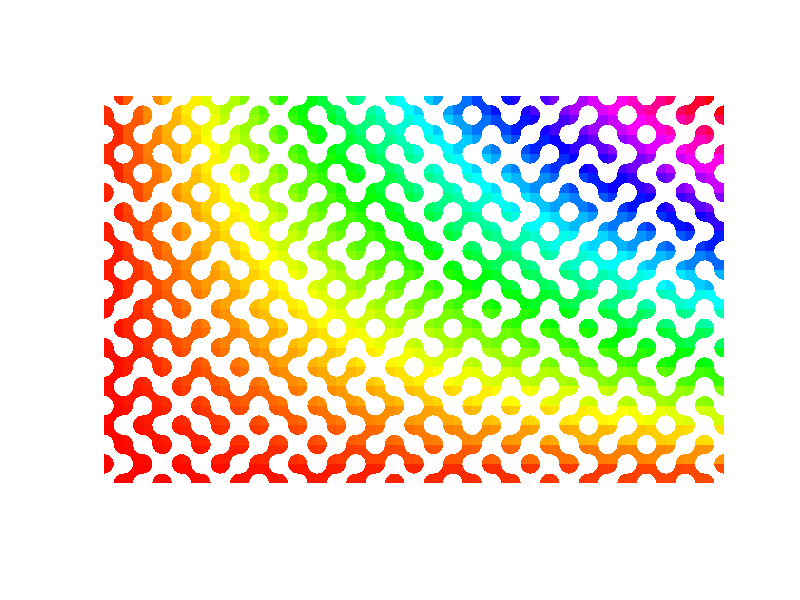

This figure's MATLAB source:
function truchettiling4
%truchet tiling
choice=1;
check_arr=repmat([1 0;0 1],16,10);
[row column]=size(check_arr);
cmap=hsv(row*column);
for n=1:row
    for m=1:column
        choice=check_arr(n,m);
        r=rand;
        [x,y]=truchet(choice,r);
        patch(x+n,y+m,'k','facecolor',cmap(n*m,:),'edgecolor','none');
        
    end
end
axis equal off
end

function [x,y] = truchet(choice,ran)
noofpoints=15;
r=0.5;
if choice==0
    if ran>0.5
        t1=linspace(0,pi/2,noofpoints)';
        t2=linspace(pi,3*pi/2,noofpoints)';
        [x,y]=pol2cart([t1 t2],r);
        x=[x;0 0];
        y=[y;0 0];
        
        x(:,2)=x(:,2)+1;
        y(:,2)=y(:,2)+1;
    else
        t1=linspace(pi,pi/2,noofpoints);
        t2=linspace(2*pi,3*pi/2,noofpoints);
        [x1,y1]=pol2cart(t1,r);
        [x2,y2]=pol2cart(t2,r);
        
        x1=x1+1;
        y2=y2+1;
        x=[0 x1 1 x2];
        y=[0 y1 1 y2];
    end
elseif choice==1
    if ran>0.5
        t1=linspace(pi/2,pi,noofpoints)';
        t2=linspace(3*pi/2,2*pi,noofpoints)';
        [x,y]=pol2cart([t1 t2],r);
        x=[x;0 0];
        y=[y;0 0];
        
        x(:,1)=x(:,1)+1;
        y(:,2)=y(:,2)+1;
    else
        t1=linspace(pi/2,0,noofpoints);
        t2=linspace(3*pi/2,pi,noofpoints);
        [x1,y1]=pol2cart(t1,r);
        [x2,y2]=pol2cart(t2,r);
        
        x2=x2+1;
        y2=y2+1;
        x=[x1 1 x2 0];
        y=[y1 0 y2 1];
    end
end
end
